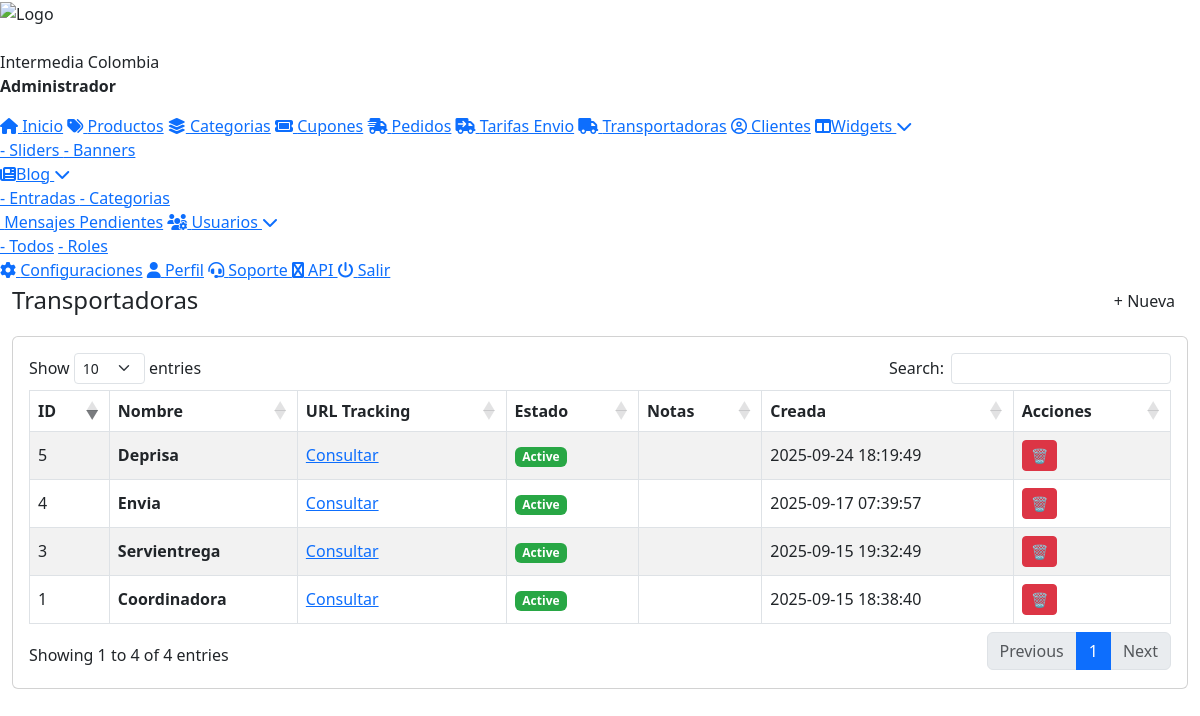
Screenshot of /admin/transporters/index.php (signed in) with the database file from the repository.
### tables this page shows
CREATE TABLE `roles` (
  `id` int NOT NULL,
  `name` varchar(50) NOT NULL,
  `description` text,
  `created_at` timestamp NULL DEFAULT CURRENT_TIMESTAMP,
  `updated_at` timestamp NULL DEFAULT CURRENT_TIMESTAMP ON UPDATE CURRENT_TIMESTAMP,
  `borrado` tinyint NOT NULL DEFAULT '0'
);

CREATE TABLE `transporters` (
  `id` bigint UNSIGNED NOT NULL,
  `name` varchar(180) NOT NULL,
  `tracking_url` varchar(255) DEFAULT NULL,
  `status` enum('active','inactive') NOT NULL DEFAULT 'active',
  `notes` text,
  `created_at` timestamp NULL DEFAULT CURRENT_TIMESTAMP,
  `updated_at` timestamp NULL DEFAULT CURRENT_TIMESTAMP ON UPDATE CURRENT_TIMESTAMP
);

### admin/login/session.php (called while the page is built, shortened)
<?php
require_once __DIR__ . '/../../inc/config.php';
try {
    $pdo = new PDO("mysql:host=$host;dbname=$dbname;charset=utf8", $dbuser, $dbpass);
    $pdo->setAttribute(PDO::ATTR_ERRMODE, PDO::ERRMODE_EXCEPTION);
} catch (PDOException $e) {
    die("Error de conexión: " . $e->getMessage());
}
$nombre    = $_SESSION["user"]["nombre"];
$apellido  = $_SESSION["user"]["apellido"];
$rol_id    = $_SESSION["user"]["rol_id"];
try {
    $stmtRol = $pdo->prepare("SELECT name FROM roles WHERE id = :rol_id LIMIT 1");
    $stmtRol->execute([':rol_id' => $rol_id]);
    $rolData = $stmtRol->fetch(PDO::FETCH_ASSOC);
    $rolUser = $rolData ? $rolData['name'] : 'Sin Rol';
} catch (PDOException $e) {
    $rolUser = 'Sin Rol';
}
?>

### admin/transporters/index.php (the view, shortened to what this page needs)
<?php require_once __DIR__ . '/../login/session.php'; ?>
<?php require_once __DIR__ . '/../../inc/config.php'; ?>
<?php
$stmt = $pdo->query("SELECT * FROM transporters ORDER BY id DESC");
$rows = $stmt->fetchAll();
?>
<!doctype html>
<html lang="es">
<head>
<?php require_once __DIR__ . '/../inc/header.php'; ?>
</head>
<body>
<?php require_once __DIR__ . '/../inc/menu.php'; ?>
<div class="container-fluid">
  <div class="d-flex justify-content-between align-items-center mb-3">
    <h4 class="mb-0">Transportadoras</h4>
    <button class="btn btn-brand" data-bs-toggle="modal" data-bs-target="#addModal">+ Nueva</button>
  </div>
  <div class="card card-brand">
    <div class="card-body">
      <table id="tbl" class="table table-striped table-bordered table-brand align-middle">
        <thead>
          <tr>
            <th>ID</th>
            <th>Nombre</th>
            <th>URL Tracking</th>
            <th>Estado</th>
            <th>Notas</th>
            <th>Creada</th>
            <th>Acciones</th>
          </tr>
        </thead>
        <tbody>
        <?php foreach($rows as $r): ?>
          <tr class="clickable-row"
              data-id="<?= (int)$r['id'] ?>"
              data-name="<?= htmlspecialchars($r['name']) ?>"
              data-url="<?= htmlspecialchars($r['tracking_url']) ?>"
              data-status="<?= htmlspecialchars($r['status']) ?>"
              data-notes="<?= htmlspecialchars($r['notes']) ?>">
            <td><?= (int)$r['id'] ?></td>
            <td class="fw-semibold"><?= htmlspecialchars($r['name']) ?></td>
            <td>
              <?php if(!empty($r['tracking_url'])): ?>
                <a href="<?= htmlspecialchars($r['tracking_url']) ?>" target="_blank">Consultar</a>
              <?php endif; ?>
            </td>
            <td>
              <span class="badge <?= $r['status']==='active' ? 'badge-active' : 'badge-inactive' ?>">
                <?= ucfirst($r['status']) ?>
              </span>
            </td>
            <td><?= htmlspecialchars($r['notes']) ?></td>
            <td><?= htmlspecialchars($r['created_at']) ?></td>
            <td>
              <form method="post" action="transportadora_delete.php" class="d-inline-block del-form" data-name="<?= htmlspecialchars($r['name']) ?>">
                <button type="submit" class="btn btn-sm btn-danger">🗑</button>
              </form>
            </td>
          </tr>
        <?php endforeach; ?>
        </tbody>
      </table>
    </div>
  </div>
</div>
</body>
</html>

### admin/inc/menu.php (shortened to what this page needs)
<div class="menu">
        <div class="logo-container">
            <img src="<?php echo URLBASE; ?><?php echo SITE_LOGO; ?>?<?php echo time()?>" alt="Logo">
			 <br><br>
   <?php echo htmlspecialchars($nombre . " " . $apellido); ?>
    <p><strong><?php echo htmlspecialchars($rolUser); ?></strong></p>
        </div>
	<a href="<?php echo URLBASE;?>/admin/" onclick="closeSubmenus()"><i class="fa fa-home"></i> Inicio</a>
	<a href="<?php echo URLBASE;?>/admin/products/" onclick="closeSubmenus()"><i class="fa-solid fa-tags"></i> Productos</a>
	<a href="<?php echo URLBASE;?>/admin/categories/" onclick="closeSubmenus()"><i class="fa-solid fa-layer-group"></i> Categorias</a>
	<a href="<?php echo URLBASE;?>/admin/coupons/" onclick="closeSubmenus()"><i class="fa-solid fa-ticket"></i> Cupones</a>
	<a href="<?php echo URLBASE;?>/admin/orders/" onclick="closeSubmenus()"><i class="fa-solid fa-truck-fast"></i> Pedidos</a>
	<a href="<?php echo URLBASE;?>/admin/shipping_rates/" onclick="closeSubmenus()"><i class="fa-solid fa-truck-arrow-right"></i> Tarifas Envio</a>
	<a href="<?php echo URLBASE;?>/admin/transporters/" onclick="closeSubmenus()"><i class="fa-solid fa-truck"></i> Transportadoras</a>
	<a href="<?php echo URLBASE;?>/admin/clients/" onclick="closeSubmenus()"><i class="fa-regular fa-circle-user"></i> Clientes</a>
	<a href="#" class="has-submenu" onclick="toggleSubmenu(event)">
        <i class="fa-solid fa-table-columns"></i>Widgets <i class="fa fa-chevron-down"></i>
    </a>
    <div class="submenu">
            <a href="<?php echo URLBASE;?>/admin/sliders/" onclick="closeSubmenus()">- Sliders
            </a>
			<a href="<?php echo URLBASE;?>/admin/banners/" onclick="closeSubmenus()">- Banners
            </a>
    </div>
	<a href="#" class="has-submenu" onclick="toggleSubmenu(event)">
        <i class="fa-solid fa-newspaper"></i>Blog <i class="fa fa-chevron-down"></i>
    </a>
    <div class="submenu">
            <a href="<?php echo URLBASE;?>/admin/blog/" onclick="closeSubmenus()">- Entradas
            </a>
		<a href="<?php echo URLBASE;?>/admin/blog/categories.php" onclick="closeSubmenus()">- Categorias
            </a>
    </div>
	<?php if (isset($_SESSION["user_permissions"]) && in_array('Ver Mensajes Pendientes', $_SESSION["user_permissions"])): ?>
	 <a href="<?php echo URLBASE;?>/admin/ws_outbox/" onclick="closeSubmenus()"><i class="fa fa-clock-o"></i> Mensajes Pendientes</a>
	<?php endif; ?>
	 <?php if (isset($_SESSION["user_permissions"]) && in_array('Ver y Editar Usuarios', $_SESSION["user_permissions"])): ?>
	<a href="#" class="has-submenu" onclick="toggleSubmenu(event)"><i class="fa-solid fa-users-gear"></i> Usuarios <i class="fa fa-chevron-down"></i></a>
        <div class="submenu">
	 <a href="<?php echo URLBASE;?>/admin/users/" onclick="closeSubmenus()">- Todos</a>
	<?php if (isset($_SESSION["user_permissions"]) && in_array('Gestionar Roles', $_SESSION["user_permissions"])): ?>
	<a href="<?php echo URLBASE;?>/admin/users/roles.php" onclick="closeSubmenus()">- Roles</a>
	<?php endif; ?>
	</div>
	 <?php endif; ?>
	<a href="<?php echo URLBASE;?>/admin/config/" onclick="closeSubmenus()"><i class="fa fa-cog"></i> Configuraciones</a>
	<a href="<?php echo URLBASE;?>/admin/profile/" onclick="closeSubmenus()"><i class="fa fa-user"></i> Perfil</a>
    <a href="<?php echo URLBASE;?>/admin/support/" onclick="closeSubmenus()"><i class="fas fa-headset"></i> Soporte </a>
    <a href="https://app.360messenger.com/index.php?rp=/login" target="_blank" onclick="closeSubmenus()"><i class="fa fa-whatsapp"></i> API </a>
  <a href="<?php echo URLBASE;?>/admin/login/logout.php" onclick="closeSubmenus()">
    <i class="fa fa-power-off"></i> Salir
  </a>
</div>

### admin/transporters/index.php (style rules this page uses)
.clickable-row { cursor:pointer; }
.badge-active { background:#28a745; }

### rows the page displays
roles: name "Administrador"
transporters: id "5", name "Deprisa", status "Active", created_at "2025-09-24 18:19:49"
transporters: id "4", name "Envia", status "Active", created_at "2025-09-17 07:39:57"
transporters: id "3", name "Servientrega", status "Active", created_at "2025-09-15 19:32:49"
transporters: id "1", name "Coordinadora", status "Active", created_at "2025-09-15 18:38:40"

### other values shown
$nombre . " " . $apellido "Intermedia Colombia"
